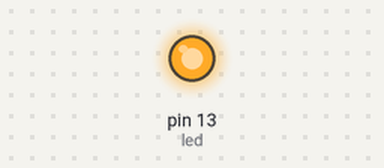
Simulated run of this sketch. Board: Arduino Uno, built with avr-gcc and run on an emulated ATmega328P. Shown: output pins drawn as LEDs (lit = HIGH).

Above: at 0.5 s.
At 51.0 s:
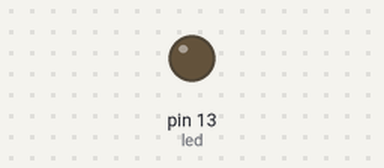
Timing chart, 0 to 130.0 s (numbered marks = the images above):
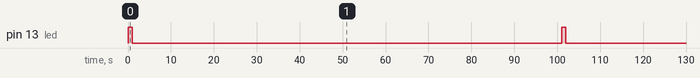

The sketch:

sketch_may26b.ino
```cpp
//
int led = 13;


void setup() {
  // pinmode needs to know two things which oin are we setting mode on and what is that mode
  pinMode(led, OUTPUT);


}

void loop() {
  // sends power to led and turns the light on
  digitalWrite(led, HIGH);
  // the amount of ms that wewant to be delayds
  delay(1000);
  // the light turns off
  digitalWrite(led, LOW);

  delay(100000);

}
```

Measured:
- by itself, pin 13 (led): alternates HIGH for 1.0 s and LOW for 100 s
